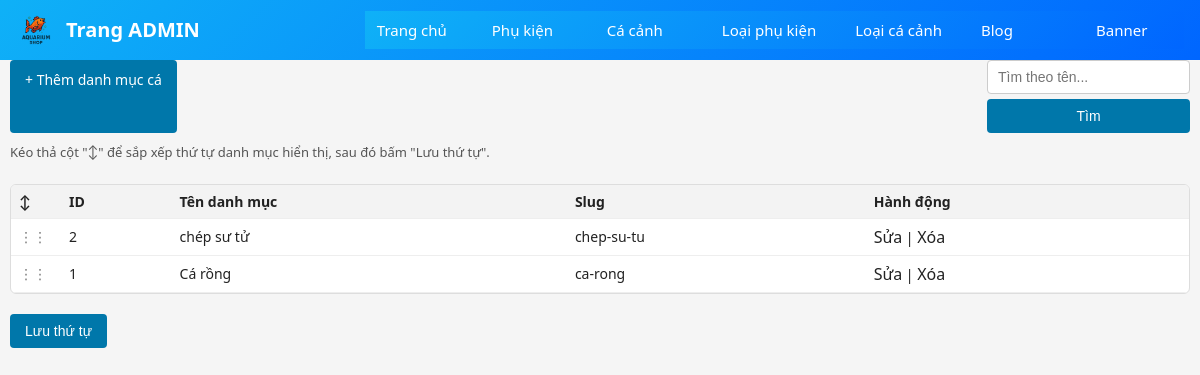
/admin/fish-categories.php (signed in), run on an earlier commit of the app's database.
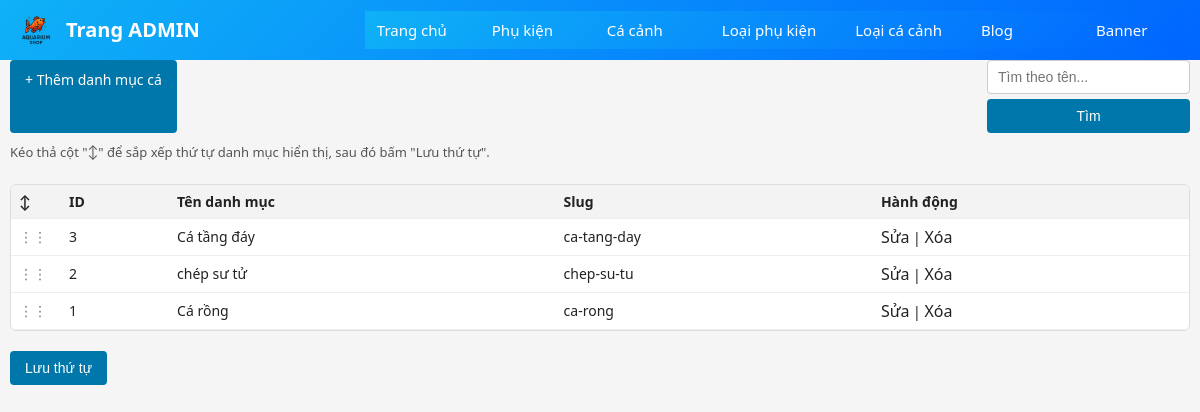
And on a later commit of the database.
### tables this page shows
CREATE TABLE IF NOT EXISTS `fish_categories` (
  `id` int NOT NULL AUTO_INCREMENT,
  `name` varchar(255) NOT NULL,
  `slug` varchar(191) NOT NULL,
  PRIMARY KEY (`id`),
  UNIQUE KEY `slug` (`slug`)
);

### admin/fish-categories.php (the view, shortened to what this page needs)
<?php
include __DIR__ . '/../includes/db.php';
$configPath = __DIR__ . '/../includes/site-config.json';
$config = ['fish_categories_order' => []];
if (file_exists($configPath)) {
    $loaded = json_decode(file_get_contents($configPath), true);
    if (is_array($loaded)) {
        $config = array_merge($config, $loaded);
    }
}
$searchKeyword = isset($_GET['search']) ? trim($_GET['search']) : '';
$sql = "SELECT * FROM fish_categories WHERE 1";
$orderList = $config['fish_categories_order'] ?? [];
if (!empty($orderList)) {
    $orderIds = implode(',', array_map('intval', $orderList));
    $sql .= " ORDER BY FIELD(id, $orderIds), name ASC";
} else {
    $sql .= " ORDER BY name ASC";
}
$res = mysqli_query($conn, $sql);
?>
<!DOCTYPE html>
<html lang="vi">
<head>
  <link rel="stylesheet" href="../assets/css/style.css">
</head>
<body>
<?php include __DIR__ . '/admin-header.php'; ?>
<div class="container">
  <div style="margin-bottom:10px; display:flex; justify-content:space-between; flex-wrap:wrap;">
    <a class="btn" href="./fish-category-form.php">+ Thêm danh mục cá</a>
    <form method="get" style="display:flex; gap:5px;">
      <input type="text" name="search" placeholder="Tìm theo tên..." value="<?= htmlspecialchars($searchKeyword) ?>">
      <button type="submit" class="btn">Tìm</button>
    </form>
  </div>
  <p class="order-note">Kéo thả cột "↕" để sắp xếp thứ tự danh mục hiển thị, sau đó bấm "Lưu thứ tự".</p>
  <form method="post" id="orderForm">
  <div class="table-wrapper">
    <table class="table">
      <tr>
        <th style="width:50px;">↕</th>
        <th>ID</th>
        <th>Tên danh mục</th>
        <th>Slug</th>
        <th>Hành động</th>
      </tr>
      <?php if(mysqli_num_rows($res) === 0): ?>
        <tr>
          <td colspan="5">Không tìm thấy danh mục nào.</td>
        </tr>
      <?php else: ?>
        <?php while ($row = mysqli_fetch_assoc($res)) : ?>
          <tr draggable="true" data-id="<?= $row['id'] ?>">
            <td class="drag-hint">⋮⋮</td>
            <td><?= $row['id'] ?></td>
            <td><?= htmlspecialchars($row['name']) ?></td>
            <td><?= htmlspecialchars($row['slug']) ?></td>
            <td>
              <a href="./fish-category-form.php?id=<?= $row['id'] ?>">Sửa</a> |
              <a href="./fish-categories.php?delete=<?= $row['id'] ?>"
                 onclick="return confirm('Xóa danh mục này?');">Xóa</a>
            </td>
          </tr>
        <?php endwhile; ?>
      <?php endif; ?>
    </table>
  </div>
    <div style="margin-top:10px;">
      <button type="submit" class="btn">Lưu thứ tự</button>
    </div>
  </form>
</div>
</body>
</html>

What changed in the data, as far as the page shows it:
added fish_categories: id "3", name "Cá tầng đáy", slug "ca-tang-day"
